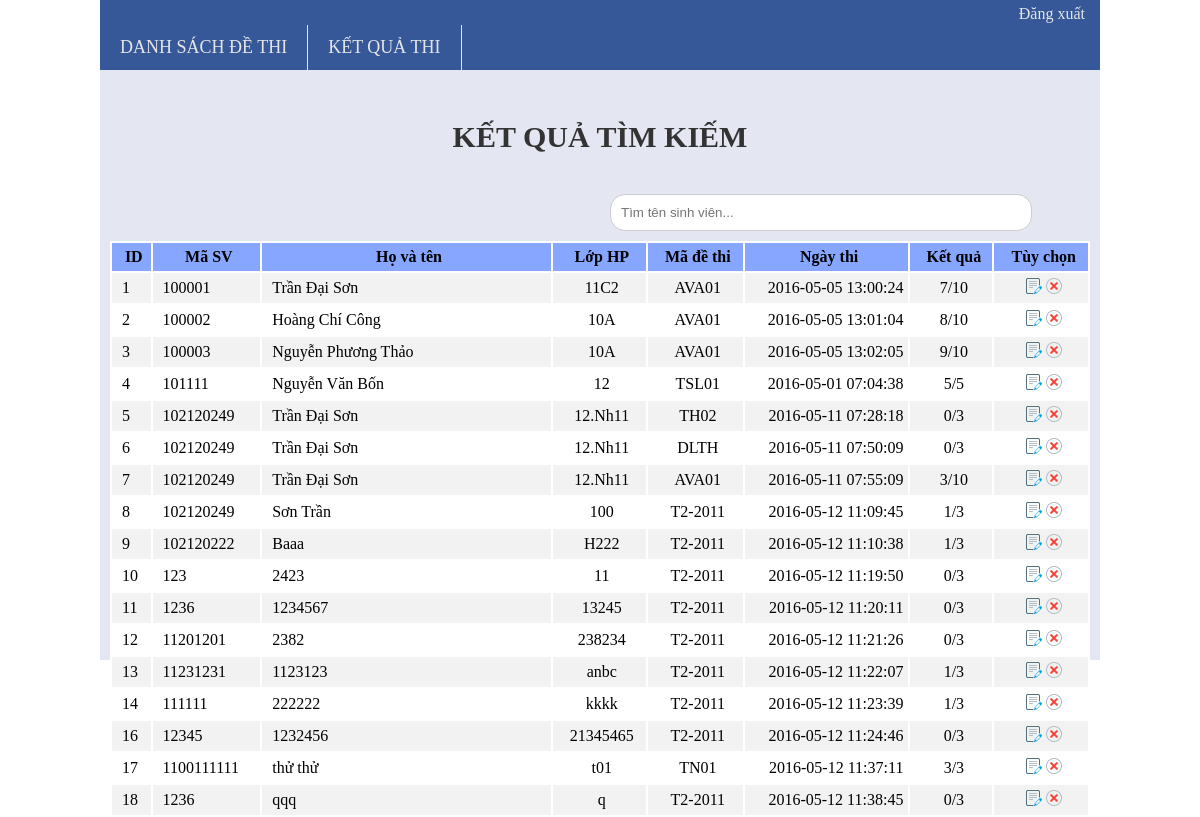
Screenshot of /gv/search-result.php with the database file from the repository.
### tables this page shows
CREATE TABLE `ketquathi` (
  `id` int(11) NOT NULL COMMENT 'mã số của kết quả thi',
  `masv` varchar(11) NOT NULL COMMENT 'Mã số sinh viên',
  `hoten` varchar(60) DEFAULT NULL COMMENT 'Họ tên SV',
  `lophp` varchar(11) DEFAULT NULL COMMENT 'Lớp học phần',
  `madethi` varchar(11) DEFAULT NULL COMMENT 'Mã đề thi',
  `ngaythi` datetime DEFAULT NULL COMMENT 'Ngày - giờ làm bài thi',
  `ketqua` varchar(11) DEFAULT NULL COMMENT 'kết quả: Tổng số câu đúng/Tổng số câu'
);

### gv/search-result.php (the view, shortened to what this page needs)
<!DOCTYPE html>
<html>
    <head>
        <link rel="stylesheet" type="text/css" href="css/style-result.css">
    </head>
    <body onload="document.searchBar.focus.focus()">
        <?php
        require './header.php';
        ?>
        <div id="main_content">
            <div id="title">
                <h2>KẾT QUẢ TÌM KIẾM</h2>
            </div>
            <div class="search-wrapper">
                <form name="searchBar" action="search.php" onsubmit="" >
                    <input type="text" name="focus" required class="search-box" placeholder="Tìm tên sinh viên..." />
                </form>
            </div>
        <?php
        require './functions/connectdb.php';
        $sql = "SELECT * FROM `ketquathi`";
        $result = mysql_query($sql, $conn);
        echo '
            <table>
                <tr>
                    <th>ID</th>
                    <th>Mã SV</th>
                    <th>Họ và tên</th>
                    <th>Lớp HP</th>
                    <th>Mã đề thi</th>
                    <th width="17%">Ngày thi</th>
                    <th>Kết quả</th>
                    <th>Tùy chọn</th>
                </tr>';
        while($row = mysql_fetch_array($result, MYSQL_BOTH)) {
            echo '
              <tr>
                <td>'.$row['id'].'</td>
                <td>'.$row['masv'].'</td>
                <td width="30%">'.$row['hoten'].'</td>
                <td align="center">'.$row['lophp'].'</td>
                <td align="center">'.$row['madethi'].'</td>
                <td align="right">'.$row['ngaythi'].'</td>
                <td align="center">'.$row['ketqua'].'</td>
                <td align="center">
                    <a href="edit-result.php?id='.$row['id'].'"><img src="img/edit16.png" title="Sửa thông tin"></a>
                    <a href="javascript:void(0)" onClick="getConfirmation('.$row["id"].')" ><img src="img/remove16.png" title="Xóa khỏi danh sách"></a></td>
              </tr>
            ';
        }
        echo '</table>';
        ?>
        </div>
    </body>
</html>

### gv/css/style-result.css (style rules this page uses)
* { padding: 0px; margin: 0px; }
#main_content { width: 1000px; height: 590px; margin: auto; background: #e4e7f1; }
#main_content h2 { padding-top: 50px; margin-left: auto; margin-right: auto; font-size: 30px; color: #333333; text-align: center; }
.search-box,.close-icon,.search-wrapper { position: relative; padding: 10px; }
.search-wrapper { width: 500px; margin-left: 500px; margin-top: 30px; }
.search-box { width: 80%; border: 1px solid #ccc; outline: 0; border-radius: 15px; }
#main_content table { width: 980px; background-color: white; margin: auto 10px auto 10px; }
#main_content table th { background-color: #87a6ff; }
#main_content th, td { padding: 5px; padding-left: 10px; }
#main_content tr:nth-child(even) { background-color: #f2f2f2 }

### gv/css/style-header.css (style rules this page uses)
* { margin: 0px; padding: 0px; }
body { font: tahoma; }

### rows the page displays
ketquathi: id "1", masv "100001", hoten "Trần Đại Sơn", lophp "11C2", madethi "AVA01", ngaythi "2016-05-05 13:00:24", ketqua "7/10"
ketquathi: id "2", masv "100002", hoten "Hoàng Chí Công", lophp "10A", madethi "AVA01", ngaythi "2016-05-05 13:01:04", ketqua "8/10"
ketquathi: id "3", masv "100003", hoten "Nguyễn Phương Thảo", lophp "10A", madethi "AVA01", ngaythi "2016-05-05 13:02:05", ketqua "9/10"
ketquathi: id "4", masv "101111", hoten "Nguyễn Văn Bốn", lophp "12", madethi "TSL01", ngaythi "2016-05-01 07:04:38", ketqua "5/5"
ketquathi: id "5", masv "102120249", hoten "Trần Đại Sơn", lophp "12.Nh11", madethi "TH02", ngaythi "2016-05-11 07:28:18", ketqua "0/3"
ketquathi: id "6", masv "102120249", hoten "Trần Đại Sơn", lophp "12.Nh11", madethi "DLTH", ngaythi "2016-05-11 07:50:09", ketqua "0/3"
ketquathi: id "7", masv "102120249", hoten "Trần Đại Sơn", lophp "12.Nh11", madethi "AVA01", ngaythi "2016-05-11 07:55:09", ketqua "3/10"
ketquathi: id "8", masv "102120249", hoten "Sơn Trần", lophp "100", madethi "T2-2011", ngaythi "2016-05-12 11:09:45", ketqua "1/3"
ketquathi: id "9", masv "102120222", hoten "Baaa", lophp "H222", madethi "T2-2011", ngaythi "2016-05-12 11:10:38", ketqua "1/3"
ketquathi: id "10", masv "123", hoten "2423", lophp "11", madethi "T2-2011", ngaythi "2016-05-12 11:19:50", ketqua "0/3"
ketquathi: id "11", masv "1236", hoten "1234567", lophp "13245", madethi "T2-2011", ngaythi "2016-05-12 11:20:11", ketqua "0/3"
ketquathi: id "12", masv "11201201", hoten "2382", lophp "238234", madethi "T2-2011", ngaythi "2016-05-12 11:21:26", ketqua "0/3"
ketquathi: id "13", masv "11231231", hoten "1123123", lophp "anbc", madethi "T2-2011", ngaythi "2016-05-12 11:22:07", ketqua "1/3"
ketquathi: id "14", masv "111111", hoten "222222", lophp "kkkk", madethi "T2-2011", ngaythi "2016-05-12 11:23:39", ketqua "1/3"
ketquathi: id "16", masv "12345", hoten "1232456", lophp "21345465", madethi "T2-2011", ngaythi "2016-05-12 11:24:46", ketqua "0/3"
ketquathi: id "17", masv "1100111111", hoten "thử thử", lophp "t01", madethi "TN01", ngaythi "2016-05-12 11:37:11", ketqua "3/3"
ketquathi: id "18", masv "1236", hoten "qqq", lophp "q", madethi "T2-2011", ngaythi "2016-05-12 11:38:45", ketqua "0/3"
